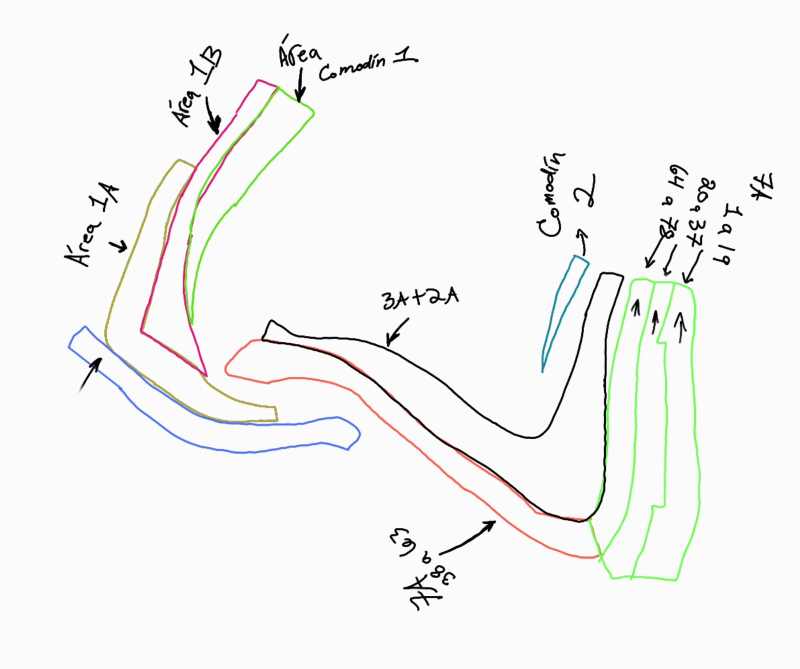
#> input picture docs/image.png, 1600 x 1338 px, found by its file name (shown at 1/2 size)
$ python trace_sketch_shapes.py
#> lines starting #> are read from the running program, lines starting #| are printed output that depends on the picture; after the words box and inside, x2 and y2 are one past the last pixel; in counts of white or black regions, pixels touching at a corner belong together
"""
trace_sketch_shapes.py
Extracts section polygon outlines from docs/image.png using per-scanline edge tracing.

For each section, the script finds the left/right pixel boundary at each y-scanline
within the section's spatial mask, then builds a polygon from those edges.
This produces smooth curves that match the actual sketch much better than convex hull.

Output: ready-to-paste polygon arrays for sections.js
SVG coordinate space: x 0-160, y 0-100 (viewBox="0 0 160 100" preserveAspectRatio="none")

Run from the project root:
  python scripts/trace_sketch_shapes.py
"""

import sys
import math
import numpy as np
from PIL import Image, ImageFilter

IMG_PATH = "docs/image.png"

img = Image.open(IMG_PATH).convert("RGB")
#> img is the input picture: PIL image 1600x1338 RGB; mean R, G, B 244.9, 245.2, 244.2
blurred = img.filter(ImageFilter.GaussianBlur(radius=5))
arr = np.array(blurred)
W, H = img.size  # 1600 x 1338
#> W = 1600; H = 1338

def to_svg_x(px): return round(px / W * 160, 1)
def to_svg_y(py): return round(py / H * 100, 1)

import sys
import math
import numpy as np
from PIL import Image, ImageFilter

IMG_PATH = "docs/image.png"

img = Image.open(IMG_PATH).convert("RGB")
blurred = img.filter(ImageFilter.GaussianBlur(radius=5))
arr = np.array(blurred)
W, H = img.size  # 1600 x 1338

def to_svg_x(px): return round(px / W * 160, 1)
def to_svg_y(py): return round(py / H * 100, 1)

r_ch = arr[:,:,0].astype(int)
#> r_ch: shape (1338, 1600) int64; 234 distinct labels, from 19 to 252
g_ch = arr[:,:,1].astype(int)
#> g_ch: shape (1338, 1600) int64; 234 distinct labels, from 19 to 252
b_ch = arr[:,:,2].astype(int)
#> b_ch: shape (1338, 1600) int64; 235 distinct labels, from 19 to 253
mx   = np.max(arr, axis=2).astype(int)
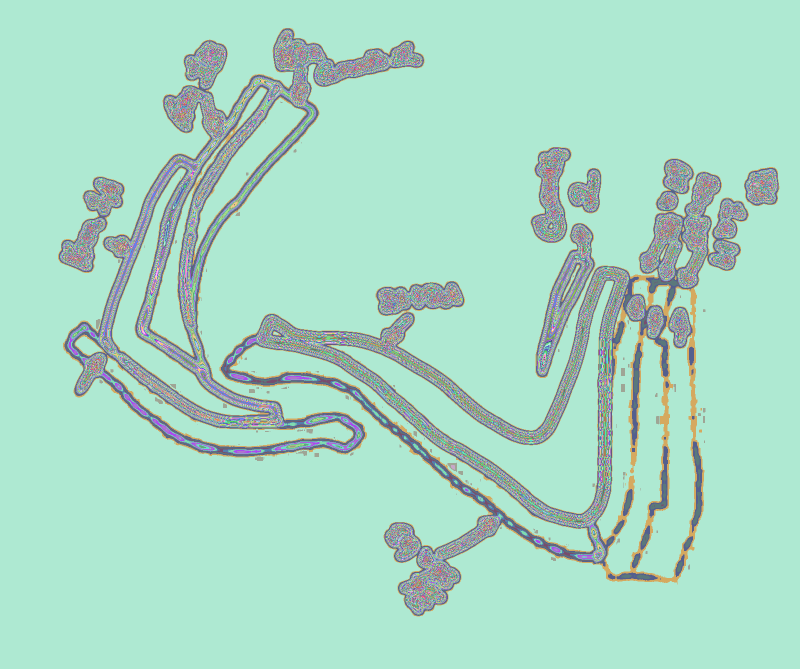
#> mx: shape (1338, 1600) int64 (shown at 1/2 size); 235 distinct labels, from 19 to 253; one colour per label, 0 black
mn   = np.min(arr, axis=2).astype(int)
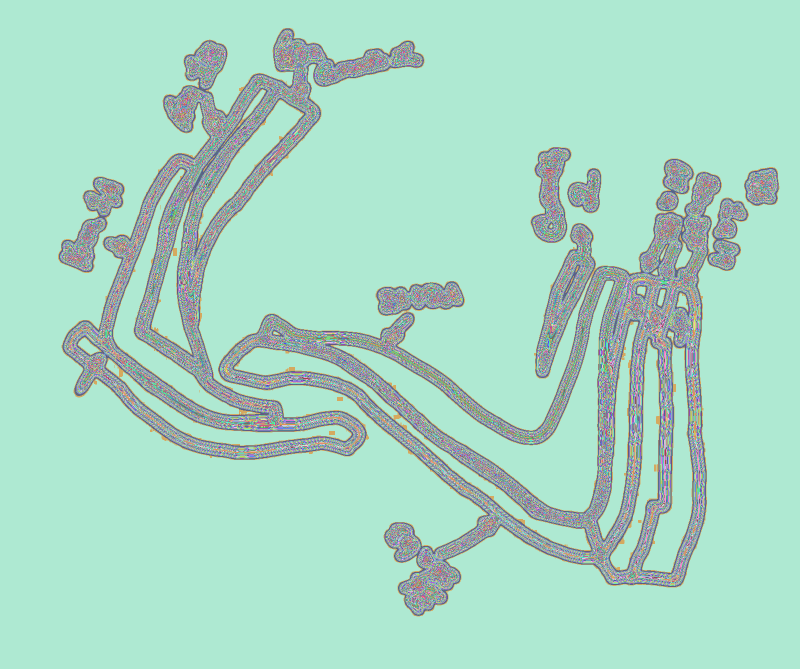
#> mn: shape (1338, 1600) int64 (shown at 1/2 size); 233 distinct labels, from 19 to 251; one colour per label, 0 black
sat  = mx - mn
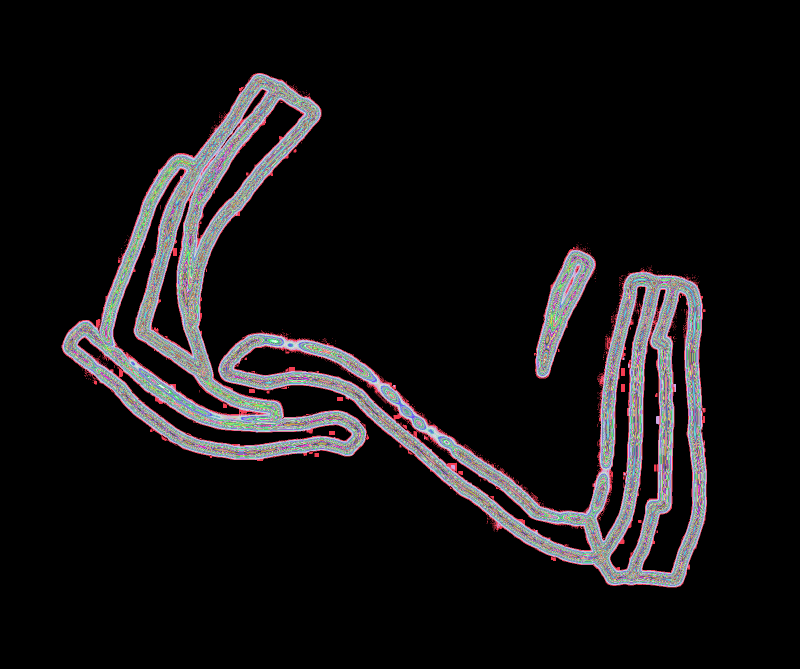
#> sat: shape (1338, 1600) int64 (shown at 1/2 size); 96 distinct labels, from 0 to 95; one colour per label, 0 black

is_any   = (sat > 18) & (mx > 50) & (mx < 248)
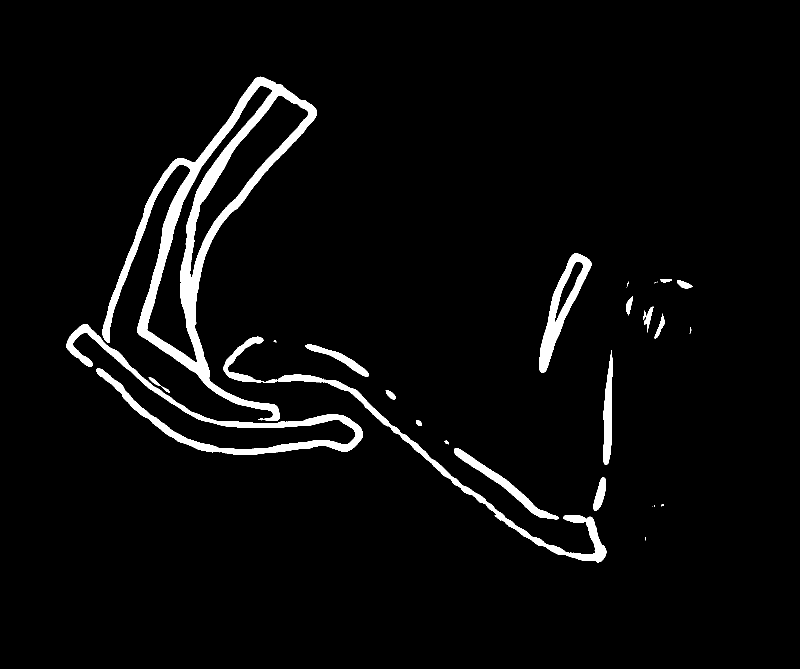
#> is_any: shape (1338, 1600) bool (shown at 1/2 size); 4% white; 31 white regions (11 under 20 px), largest, box (x1, y1, x2, y2) and area: (205, 153, 634, 842) 40873, (133, 648, 726, 910) 15465, (533, 749, 1213, 1125) 9769
is_blue  = is_any & (b_ch > r_ch + 18) & (b_ch > g_ch + 3) & (b_ch > 75) & ~(g_ch > r_ch + 8)  # prevent blue/teal overlap
#> is_blue: shape (1338, 1600) bool; 0.31% white; 67 white regions (49 under 20 px), largest, box (x1, y1, x2, y2) and area: (147, 664, 539, 856) 1669, (454, 842, 716, 905) 1441, (556, 828, 726, 900) 658
is_pink  = is_any & (r_ch > b_ch + 18) & (r_ch > 100) & (r_ch > g_ch - 35)
#> is_pink: shape (1338, 1600) bool; 2% white; 86 white regions (71 under 20 px), largest, box (x1, y1, x2, y2) and area: (205, 156, 566, 842) 26568, (533, 749, 1208, 1122) 7950, (908, 896, 1118, 1039) 3570
is_green = is_any & (g_ch > r_ch + 18) & (g_ch > b_ch + 8)
#> is_green: shape (1338, 1600) bool; 0.71% white; 25 white regions (11 under 20 px), largest, box (x1, y1, x2, y2) and area: (378, 171, 634, 647) 7713, (1207, 703, 1226, 928) 2553, (1175, 1039, 1213, 1125) 1107
is_teal  = is_any & (g_ch > r_ch + 8) & (b_ch > r_ch + 8) & ~is_green
#> is_teal: shape (1338, 1600) bool; 0.73% white; 9 white regions (4 under 20 px), largest, box (x1, y1, x2, y2) and area: (1078, 507, 1183, 746) 6637, (429, 831, 722, 903) 3204, (200, 743, 573, 910) 3151, (135, 651, 284, 757) 1717, (285, 755, 428, 842) 836
is_olive = is_any & (r_ch > g_ch - 20) & (g_ch > b_ch + 20) & (r_ch > 100)  # Olive/gold for 1A (Cipreses)
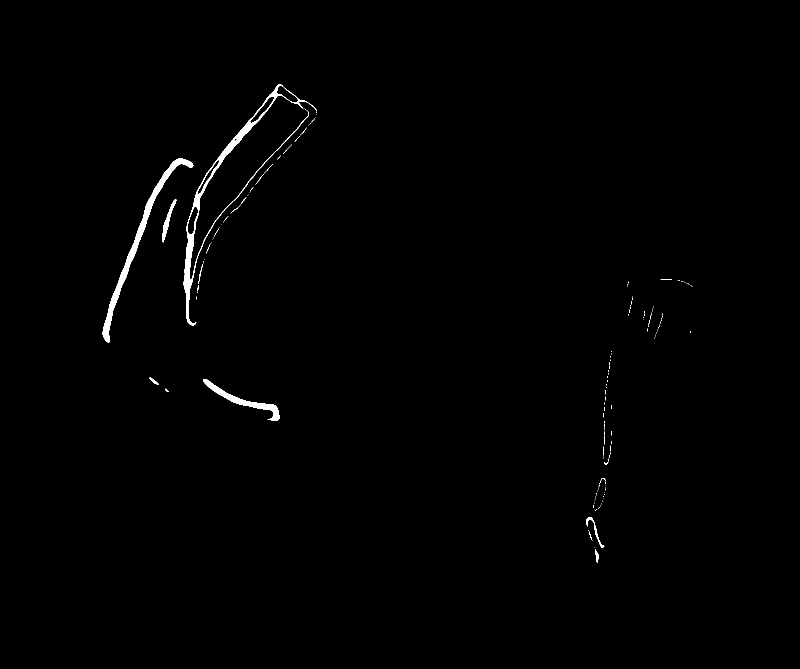
#> is_olive: shape (1338, 1600) bool (shown at 1/2 size); 0.67% white; 165 white regions (145 under 20 px), largest, box (x1, y1, x2, y2) and area: (367, 169, 633, 651) 5755, (205, 317, 387, 685) 4714, (406, 758, 559, 842) 2019


def px_range(svg_x1, svg_y1, svg_x2, svg_y2):
    """Convert SVG bbox to pixel bbox."""
    return (
        int(svg_x1 / 160 * W), int(svg_y1 / 100 * H),
        int(svg_x2 / 160 * W), int(svg_y2 / 100 * H),
    )


def trace_edges(color_mask, svg_x1, svg_y1, svg_x2, svg_y2,
                y_step=6, min_px=2, eps=0.5):
    """
    At each y-scanline (in steps of y_step pixels), find the leftmost and rightmost
    colored pixel within the horizontal range [svg_x1, svg_x2].
    Returns a closed polygon (left edge down + right edge up) in SVG coords.
    """
#> called with svg_x1 = 18, svg_y1 = 20, svg_x2 = 45, svg_y2 = 65, y_step = 4, min_px = 2, eps = 0.4
    px1, py1, px2, py2 = px_range(svg_x1, svg_y1, svg_x2, svg_y2)
#> px1 = 180; py1 = 267; px2 = 450; py2 = 869

    right_edge = []  # (svg_x, svg_y) going top→bottom
    left_edge  = []  # (svg_x, svg_y) going top→bottom

    for py in range(py1, py2, y_step):
        row = color_mask[py, px1:px2]
        xs  = np.where(row)[0] + px1
        if len(xs) < min_px:
            continue
        left_edge.append((to_svg_x(xs.min()), to_svg_y(py)))
        right_edge.append((to_svg_x(xs.max()), to_svg_y(py)))
#> this loop made 151 passes
#> xs on passes 9 to 11: [448, 449], [445, 446, 447, 448, 449], [442, 443, 444, 445, 446, 447, 448, 449]
#> after the loop, left_edge = 107 pairs, first value 20.5 to 44.8, second value 22.3 to 59.1; right_edge = 107 pairs, first value 21.7 to 44.9, second value 22.3 to 59.1

    if len(left_edge) < 2:
        return []

    # Polygon = right edge going DOWN + reversed left edge going UP
    poly = right_edge + list(reversed(left_edge))
#> poly = 214 pairs, first value 20.5 to 44.9, second value 22.3 to 59.1
    return douglas_peucker(poly, eps)


def douglas_peucker(pts, eps):
#> called with eps = 0.4
    if len(pts) < 3:
        return pts
    def perp(pt, a, b):
        ax,ay=a; bx,by=b; px,py=pt
        dx,dy=bx-ax,by-ay
        if dx==0 and dy==0: return math.hypot(px-ax,py-ay)
        t=max(0.,min(1.,((px-ax)*dx+(py-ay)*dy)/(dx*dx+dy*dy)))
        return math.hypot(px-(ax+t*dx),py-(ay+t*dy))
    dmax,idx=0.,0
    for i in range(1,len(pts)-1):
        d=perp(pts[i],pts[0],pts[-1])
        if d>dmax: dmax,idx=d,i
#> this loop made 212 passes
#> (px in perp, py in perp, t in perp, d, dmax) on passes 1 to 12: (44.9, 22.6, 0, 0.3, 0.3), (44.9, 22.9, 0, 0.6, 0.6), (44.9, 23.2, 0, 0.9, 0.9), (44.8, 23.5, 1, 1.2, 1.2), (44.6, 23.8, 1, 1.51, 1.51), (44.4, 24.1, 1, 1.84, 1.84), (44.1, 24.4, 1, 2.21, 2.21), (43.9, 24.7, 1, 2.56, 2.56), (43.6, 25, 1, 2.95, 2.95), (43.2, 25.3, 1, 3.4, 3.4), (42.9, 25.6, 1, 3.81, 3.81), (42.7, 25.9, 1, 4.17, 4.17)
#> (px in perp, py in perp, t in perp, d) on passes 30, 31, 32, 33, 48, 55: (44.9, 31.3, 0, 9), (44.6, 31.6, 1, 9.3), (44.3, 31.9, 1, 9.61), (44, 32.2, 1, 9.93), (41.9, 36.7, 1, 14.69), (40.8, 38.8, 1, 16.98)
    if dmax>eps:
        return douglas_peucker(pts[:idx+1],eps)[:-1]+douglas_peucker(pts[idx:],eps)
#> the loop in douglas_peucker (call 2), `for i in range(1,len(pts)-1):` made 108 passes
    return [pts[0],pts[-1]]


def fmt(poly, name):
#> called with name = 'cipreses'
    if not poly:
        print(f"  // {name}: NO PIXELS -- keep existing polygon")
        return
    coords = ",".join(f"[{x},{y}]" for x,y in poly)
    print(f"  // {name}: {len(poly)} vertices")
#|   // cipreses: 42 vertices
    print(f"  polygon: [{coords}],")
#> (printed output is left out)


print("Extracting section polygons...\n")
print("// -- PASTE THESE INTO sections.js --\n")

# ── cipreses 1A (olive, left strip) ─────────────────────────────────────────
# Gold/olive strip at left going diagonally
print("// cipreses (1A) -- gold/olive diagonal strip at left")
poly_1a = trace_edges(is_olive, svg_x1=18, svg_y1=20, svg_x2=45, svg_y2=65, y_step=4, min_px=2, eps=0.4)
fmt(poly_1a, "cipreses")
print()

# ── bugambilias 1B (pink, larger curved strip above/right of 1A) ────────────
print("// bugambilias (1B) -- pink curved strip")
poly_1b = trace_edges(is_pink, svg_x1=15, svg_y1=10, svg_x2=65, svg_y2=62, y_step=4, min_px=2, eps=0.4)
fmt(poly_1b, "bugambilias")
#|   // bugambilias: 74 vertices
#> (printed output is left out)
print()

# ── comoding_1 (green, top arc) ─────────────────────────────────────────────
print("// comoding_1 -- green arc at top")
poly_c1 = trace_edges(is_green, svg_x1=35, svg_y1=8, svg_x2=72, svg_y2=48, y_step=4, min_px=2, eps=0.4)
fmt(poly_c1, "comoding_1")
#|   // comoding_1: 30 vertices
#> (printed output is left out)
print()

# ── encinos 3A+2A (pink, large diagonal central section) ────────────────────
# Exclude 1B region (x < 45 AND y < 55) and 5A (y > 68)
encinos_mask = is_pink.copy()
# Mask out 1B (upper-left pink area)
py_thresh_1b = int(55/100*H)
px_thresh_1b = int(45/160*W)
for py in range(0, py_thresh_1b):
    for px in range(0, px_thresh_1b):
        encinos_mask[py, px] = False
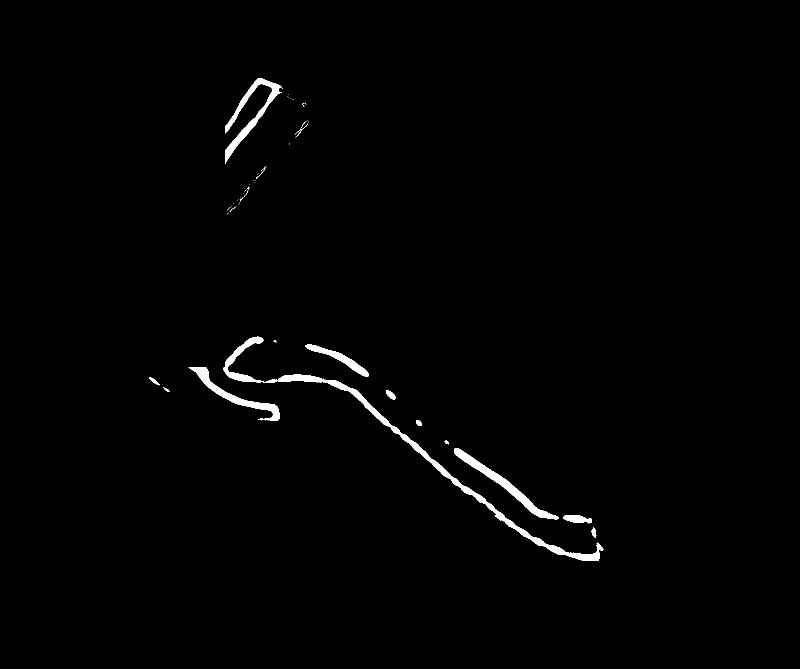
#> encinos_mask: shape (1338, 1600) bool (shown at 1/2 size); 1.1% white; 61 white regions (47 under 20 px), largest, box (x1, y1, x2, y2) and area: (533, 749, 1208, 1122) 7950, (908, 896, 1118, 1039) 3570, (450, 156, 566, 328) 3528
# More precisely: mask the entire 1B spatial box
py1_1b = int(10/100*H); py2_1b = int(62/100*H)
px1_1b = int(15/160*W); px2_1b = int(45/160*W)
encinos_mask[py1_1b:py2_1b, px1_1b:px2_1b] = False

print("// encinos (3A+2A) -- large diagonal pink section")
poly_en = trace_edges(encinos_mask, svg_x1=35, svg_y1=45, svg_x2=120, svg_y2=88, y_step=6, min_px=2, eps=0.4)
fmt(poly_en, "encinos")
#|   // encinos: 47 vertices
#> (printed output is left out)
print()

# ── paseo_cipreses 5A (blue, horizontal lower strip) ────────────────────────
print("// paseo_cipreses (5A) -- blue horizontal strip, lower area")
poly_5a = trace_edges(is_blue, svg_x1=12, svg_y1=45, svg_x2=75, svg_y2=70, y_step=4, min_px=2, eps=0.4)
fmt(poly_5a, "paseo_cipreses")
#|   // paseo_cipreses: 30 vertices
#> (printed output is left out)
print()

# ── comoding_2 (teal, thin vertical strip center-right) ─────────────────────
print("// comoding_2 -- teal thin vertical strip")
poly_c2 = trace_edges(is_teal, svg_x1=100, svg_y1=28, svg_x2=122, svg_y2=60, y_step=4, min_px=2, eps=0.3)
fmt(poly_c2, "comoding_2")
#|   // comoding_2: 9 vertices
#|   polygon: [[116.3,38.1],[118.0,39.0],[118.1,39.9],[112.8,47.7],[109.3,55.2],[108.1,55.5],[108.0,52.5],[110.6,44.1],[114.4,38.1]],
print()

# ── 7A zones (green, right cluster split into 3 vertical slices) ─────────────
# Find the x range of the green cluster to split it into thirds
ys7, xs7 = np.where(is_green & (arr[:,:,0] < 200))  # filter very yellow-green
px7_lo = int(118/160*W)
px7_hi = int(142/160*W)
green_right = is_green.copy()
green_right[:, :px7_lo] = False
#> green_right: shape (1338, 1600) bool; 0.26% white; 20 white regions (11 under 20 px), largest, box (x1, y1, x2, y2) and area: (1207, 703, 1226, 928) 2553, (1180, 1039, 1213, 1125) 1016, (1187, 957, 1211, 1020) 827
green_right[:, px7_hi:] = False
ys7r, xs7r = np.where(green_right)

if len(xs7r):
    x_min7 = xs7r.min()
    x_max7 = xs7r.max()
    sw = (x_max7 - x_min7) // 3

    print("// area7_z1 -- left third of right green cluster")
    z1_mask = green_right.copy()
    z1_mask[:, x_min7+sw:] = False
    poly_z1 = trace_edges(z1_mask, svg_x1=118, svg_y1=38, svg_x2=142, svg_y2=90, y_step=4, min_px=2, eps=0.3)
    fmt(poly_z1, "area7_z1")
#|   // area7_z1: 15 vertices
#|   polygon: [[122.3,52.9],[122.1,67.0],[120.5,74.7],[118.2,77.7],[119.7,81.0],[120.8,81.6],[121.2,82.5],[120.4,83.7],[119.6,84.0],[119.7,82.8],[118.0,79.8],[118.0,77.7],[120.8,69.1],[120.8,61.3],[122.2,52.9]],
    print()

    print("// area7_z2 -- middle third")
    z2_mask = green_right.copy()
    z2_mask[:, :x_min7+sw] = False
#> z2_mask: shape (1338, 1600) bool; 0.06% white; 17 white regions (11 under 20 px), largest, box (x1, y1, x2, y2) and area: (1288, 613, 1306, 657) 289, (1309, 630, 1329, 677) 280, (1355, 561, 1385, 577) 266, (1252, 593, 1266, 629) 237, (1321, 559, 1344, 565) 107, (1287, 624, 1291, 639) 32
    z2_mask[:, x_min7+2*sw:] = False
#> z2_mask: shape (1338, 1600) bool; 0.03% white; 13 white regions (9 under 20 px), largest, box (x1, y1, x2, y2) and area: (1288, 613, 1306, 657) 289, (1252, 593, 1266, 629) 237, (1309, 660, 1316, 677) 59, (1287, 624, 1291, 639) 32
    poly_z2 = trace_edges(z2_mask, svg_x1=118, svg_y1=38, svg_x2=142, svg_y2=90, y_step=4, min_px=2, eps=0.3)
    fmt(poly_z2, "area7_z2")
#|   // area7_z2: 17 vertices
#> (printed output is left out)
    print()

    print("// area7_z3 -- right third")
    z3_mask = green_right.copy()
    z3_mask[:, :x_min7+2*sw] = False
#> z3_mask: shape (1338, 1600) bool; 0.03% white; 5 white regions (2 under 20 px), largest, box (x1, y1, x2, y2) and area: (1355, 561, 1385, 577) 266, (1316, 630, 1329, 672) 221, (1321, 559, 1344, 565) 107
    poly_z3 = trace_edges(z3_mask, svg_x1=118, svg_y1=38, svg_x2=142, svg_y2=90, y_step=4, min_px=2, eps=0.3)
    fmt(poly_z3, "area7_z3")
#|   // area7_z3: 10 vertices
#|   polygon: [[134.2,41.9],[138.3,42.8],[132.6,47.2],[132.5,48.7],[138.1,49.0],[138.1,49.6],[131.6,49.9],[132.5,47.2],[136.9,43.0],[132.1,41.9]],
    print()
else:
    print("// area7: NO PIXELS FOUND")
    poly_z1 = poly_z2 = poly_z3 = []
    print()

# ── hortensias (bottom strip, mixed pink + green) ────────────────────────────
print("// hortensias -- bottom horizontal strip")
hortensia_mask = (is_pink | is_green).copy()
#> hortensia_mask: shape (1338, 1600) bool; 2.6% white; 32 white regions (14 under 20 px), largest, box (x1, y1, x2, y2) and area: (205, 156, 634, 842) 34604, (533, 749, 1213, 1125) 9503, (908, 896, 1118, 1039) 3570
# Only bottom region
hortensia_mask[:int(72/100*H), :] = False
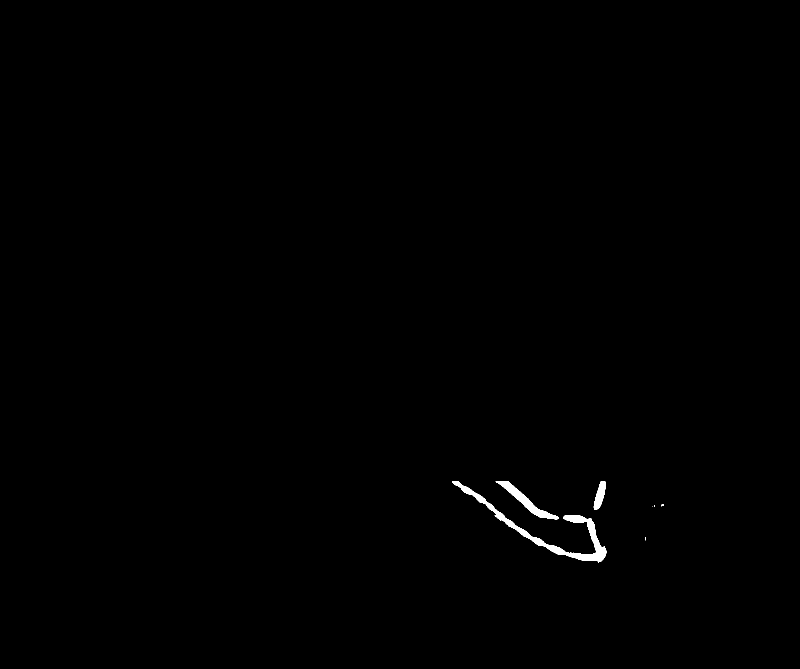
#> hortensia_mask: shape (1338, 1600) bool (shown at 1/2 size); 0.36% white; 7 white regions (4 under 20 px), largest, box (x1, y1, x2, y2) and area: (904, 963, 1213, 1125) 5107, (991, 963, 1118, 1039) 1882, (1187, 963, 1211, 1020) 783
poly_hor = trace_edges(hortensia_mask, svg_x1=15, svg_y1=72, svg_x2=145, svg_y2=92, y_step=4, min_px=2, eps=0.4)
fmt(poly_hor, "hortensias")
#|   // hortensias: 15 vertices
#|   polygon: [[121.0,72.0],[120.2,75.3],[132.6,75.6],[109.2,76.5],[118.3,77.7],[119.1,80.0],[129.1,80.3],[119.7,80.9],[121.2,82.4],[120.1,83.9],[115.8,83.6],[107.1,81.2],[99.9,77.7],[96.9,75.3],[90.4,72.0]],
print()

print("// -- SUMMARY --")
for name, poly in [("1A",poly_1a),("1B",poly_1b),("C1",poly_c1),("EN",poly_en),
                   ("5A",poly_5a),("C2",poly_c2),("Z1",poly_z1),("Z2",poly_z2),
                   ("Z3",poly_z3),("HO",poly_hor)]:
    status = f"{len(poly)} pts" if poly else "MISSING"
    print(f"  {name}: {status}")
#> this loop made 10 passes
#> name on passes 1 to 10: '1A', '1B', 'C1', 'EN', '5A', 'C2', 'Z1', 'Z2', 'Z3', 'HO'
#|   1A: 42 pts
#|   1B: 74 pts
#|   C1: 30 pts
#|   EN: 47 pts
#|   5A: 30 pts
#|   C2: 9 pts
#|   Z1: 15 pts
#|   Z2: 17 pts
#> (further printed lines are left out)
